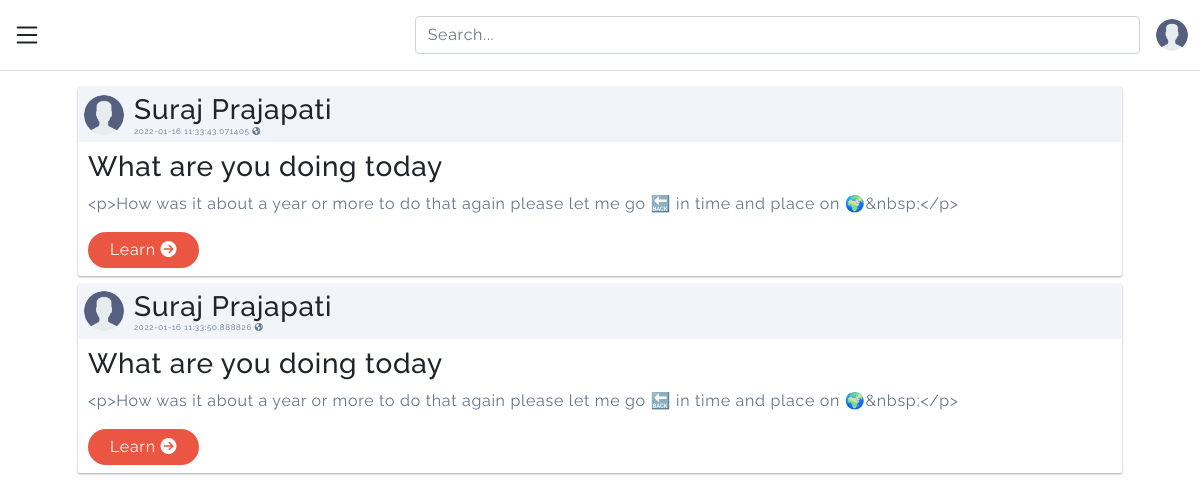
Page / (signed in) on the earlier database version.
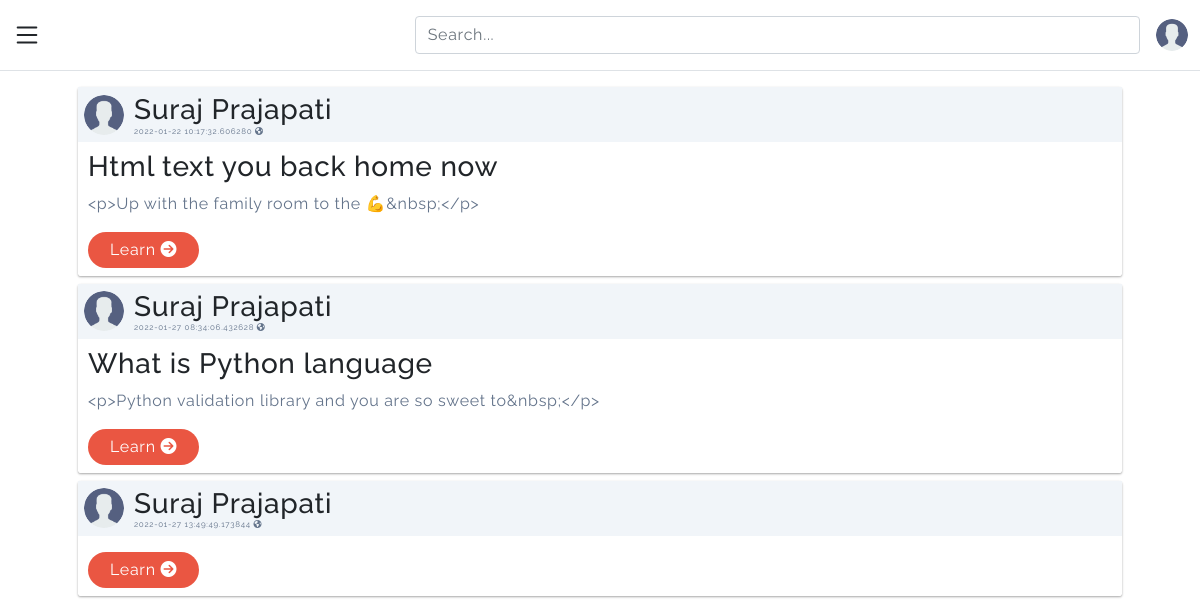
Same page on the later database version.
### mysite/home/models.py (models this page shows, shortened)
class User(db.Model,UserMixin):
    id = db.Column(db.Integer,primary_key=True)
    firstname = db.Column(db.String(20),unique=False,nullable=False)
    lastname = db.Column(db.String(20),unique=False,nullable=False)
    email = db.Column(db.String(25),unique=True,nullable=False)
    password = db.Column(db.String(20),unique=False,nullable=False)
    image_file = db.Column(db.String(50),nullable=False,default="default.png")
    user_created = db.Column(db.DateTime,nullable=False,default=datetime.utcnow)
    posts = db.relationship('Blog',backref='users',lazy=True)
    likes = db.relationship('Like',backref='users',lazy=True)

### mysite/blog/models.py (models this page shows)
class Blog(db.Model):
  id = db.Column(db.Integer,primary_key=True)
  title = db.Column(db.String(100),unique=False,nullable=False)
  slug = db.Column(db.String(20),unique=False,nullable=False)
  body = db.Column(db.String(1000),unique=False,nullable=False)
  post_created = db.Column(db.DateTime,nullable=False,default=datetime.utcnow)
  post_image = db.Column(db.String(50),unique=False,nullable=True)
  user_id = db.Column(db.Integer,db.ForeignKey('user.id'),nullable=False)
  like =  db.relationship('Like',backref='blog',lazy=True)

### mysite/home/views.py (the view)
@home.route('/')
def index():
  post = Blog.query.all()
  print(post)
  return render_template("home/index.html",posts=post)

### mysite/home/models.py (called while the page is built)
@login_manager.user_loader
def load_user(user_id):
    return User.query.get(user_id)

### mysite/templates/home/index.html (shortened to what this page needs)
{% extends 'base.html' %}
{% block content %}
{% if current_user.is_authenticated %}
{% include 'headers.html' %}
{% include 'blog/home.html' %}
{% else %}
{% include 'withoutloginheader.html' %}
{% include 'home.html' %}
{% endif %}
{% endblock %}

### mysite/templates/base.html (shortened to what this page needs)
<!doctype html>
<html lang="en">
<head>
  <link rel="stylesheet" href="{{ url_for('static',filename='style.css' )}}" type="text/css" media="all" />
  <link href="https://cdn.jsdelivr.net/npm/bootstrap@5.1.3/dist/css/bootstrap.min.css" rel="stylesheet">
  <link rel="stylesheet" href="https://cdn.jsdelivr.net/npm/bootstrap-icons@1.7.2/font/bootstrap-icons.css">
</head>
<body>
  {% block content %}{% endblock %}
</body>
</html>

### mysite/templates/headers.html (shortened to what this page needs)
<header class="py-3 mb-3 border-bottom">
  <div class="container-fluid d-grid gap-3 align-items-center" style="grid-template-columns: 1fr 2fr;">
    <a class="align-items-center text-dark" data-bs-toggle="offcanvas" href="#offcanvasExample" role="" aria-controls="offcanvasExample">
    </a>
    <div class="d-flex align-items-center">
      <form class="w-100 me-3">
        <input type="search" class="form-control" placeholder="Search..." aria-label="Search">
      </form>
      <div class="flex-shrink-0 dropdown">
        <a href="#" class="d-block link-dark text-decoration-none " id="dropdownUser2" data-bs-toggle="dropdown" aria-expanded="true">
          <img src="/static/media/profile_pic/{{ current_user.image_file }}" alt="mdo" width="32" height="32" class="rounded-circle">
        </a>
      </div>
    </div>
  </div>
</header>

### mysite/templates/blog/home.html (shortened to what this page needs)
<div class="roww">
  {% for post in posts %}
  <div class="coll-10 shadoww my-8">
    <div class="flex t-center p-y-6 p-x-6 bg-slate-200">
      <img class="img-pic" src="/static/media/profile_pic/{{ current_user.image_file }}" alt="pic">
      <h3 class="mx-8 block m-b-0">{{ post.users.firstname }}
      {{ post.users.lastname }}
        <p class="text-sm text-gray-50 m-b-0">
          {{ post.post_created }} <i class="fas fa-globe-americas"></i>
        </p>
      </h3>
    </div>
    <h3 class="mx-8 my-8">{{ post.title }}</h3>
    <p class="text-gray-50  mx-8 my-8 ">
      {{ post.body }}
    </p>
    <button class="mx-8 btnn my-8">
      <a class="mx-8 text-decorations-none text-white" href="{{ url_for('blog.read_post',slug=post.slug) }}">Learn  <i class="fas fa-arrow-circle-right"></i></a>
    </button>
  </div>
{% endfor %}
</div>

### mysite/static/style.css (style rules this page uses)
* { margin: 0; padding: 0; box-sizing: border-box; font-family: 'Raleway', sans-serif; letter-spacing: 0.7px; }
.roww { margin: auto; max-width: 100vw; }
.img-pic { height: 40px; width: 40px; border-radius: 35px; }
.text-sm { font-size: 8px; }
.flex { display: flex; }
.t-center { align-items: center; }
.coll-10 { margin: 2px auto; width: 87vw; min-height: 100px; border-radius: 2.8px; }
.btnn { cursor: pointer; color: white; border: none; font-size: 16px; padding: 6px 12px; border-radius: 40px; color: white; background: rgb(234, 86, 66); }
.text-white { color: white; }
.text-decorations-none { text-decoration: none; }
.block { display: block; }
.m-b-0 { margin-bottom: 0px; }
.mx-8 { margin-left: 10px; margin-right: 10px; }
.my-8 { margin-top: 8px; margin-bottom: 8px; }
.bg-slate-200 { background: #f1f5f9; }
.p-y-6 { padding-top: 6px; padding-bottom: 6px; }
.p-x-6 { padding-left: 6px; padding-right: 6px; }
.shadoww { box-shadow: rgba(0, 0, 0, 0.12) 0px 1px 3px, rgba(0, 0, 0, 0.24) 0px 1px 2px; }
.text-gray-50 { font-weight: normal; color: #64748b; }

Differences in the rows shown:
changed Blog: post_created "2022-01-16 11:33:43.071405" → "2022-01-22 10:17:32.606280"; title "What are you doing today" → "Html text you back home now"; body "<p>How was it about a year or more to do that again please let me go 🔙 in time and place on 🌍&nbsp;</p>" → "<p>Up with the family room to the 💪&nbsp;</p>"
changed Blog: post_created "2022-01-16 11:33:50.888826" → "2022-01-27 08:34:06.432628"; title "What are you doing today" → "What is Python language"; body "<p>How was it about a year or more to do that again please let me go 🔙 in time and place on 🌍&nbsp;</p>" → "<p>Python validation library and you are so sweet to&nbsp;</p>"
added Blog: image_file (placeholder picture), users.firstname "Suraj", users.lastname "Prajapati", post_created "2022-01-27 13:49:49.173844"
